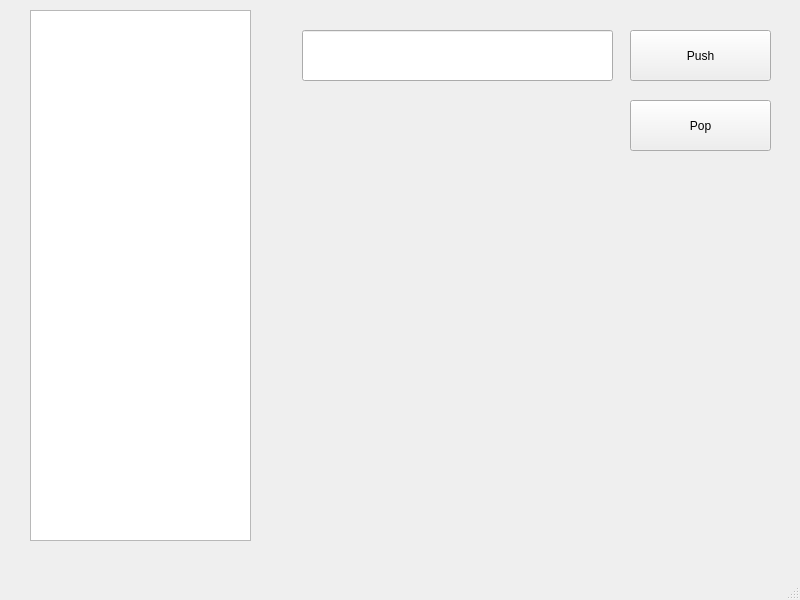
<?xml version="1.0" encoding="UTF-8"?>
<ui version="4.0">
 <class>MainWindow</class>
 <widget class="QMainWindow" name="MainWindow">
  <property name="geometry">
   <rect>
    <x>0</x>
    <y>0</y>
    <width>800</width>
    <height>600</height>
   </rect>
  </property>
  <property name="windowTitle">
   <string>MainWindow</string>
  </property>
  <widget class="QWidget" name="centralwidget">
   <widget class="QPlainTextEdit" name="plainTextEdit">
    <property name="geometry">
     <rect>
      <x>30</x>
      <y>10</y>
      <width>221</width>
      <height>531</height>
     </rect>
    </property>
   </widget>
   <widget class="QPushButton" name="pushButton">
    <property name="geometry">
     <rect>
      <x>630</x>
      <y>30</y>
      <width>141</width>
      <height>51</height>
     </rect>
    </property>
    <property name="text">
     <string>Push</string>
    </property>
   </widget>
   <widget class="QPushButton" name="popButton">
    <property name="geometry">
     <rect>
      <x>630</x>
      <y>100</y>
      <width>141</width>
      <height>51</height>
     </rect>
    </property>
    <property name="text">
     <string>Pop</string>
    </property>
   </widget>
   <widget class="QLineEdit" name="lineEdit">
    <property name="geometry">
     <rect>
      <x>302</x>
      <y>30</y>
      <width>311</width>
      <height>51</height>
     </rect>
    </property>
   </widget>
  </widget>
  <widget class="QMenuBar" name="menubar">
   <property name="geometry">
    <rect>
     <x>0</x>
     <y>0</y>
     <width>800</width>
     <height>17</height>
    </rect>
   </property>
  </widget>
  <widget class="QStatusBar" name="statusbar"/>
 </widget>
 <resources/>
 <connections/>
</ui>
